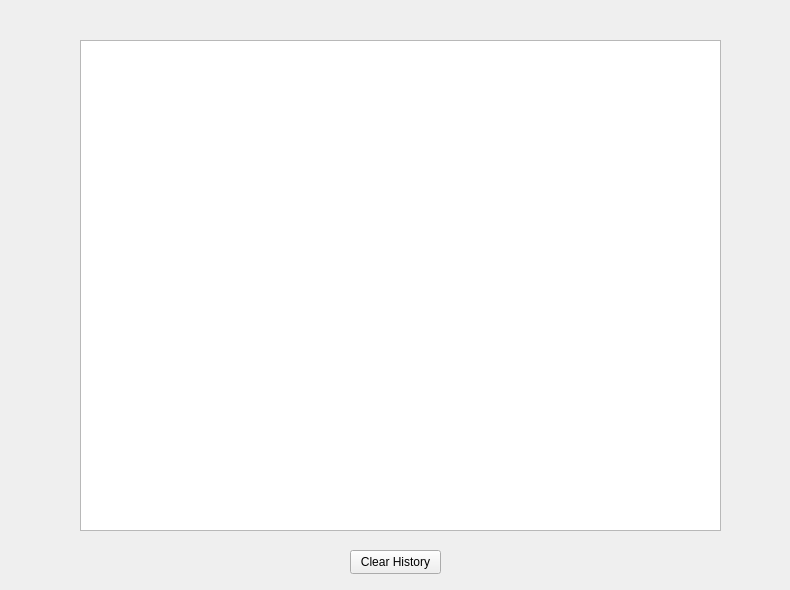
<?xml version="1.0" encoding="UTF-8"?>
<ui version="4.0">
 <class>CalibrateHistoryWidget</class>
 <widget class="QWidget" name="CalibrateHistoryWidget">
  <property name="geometry">
   <rect>
    <x>0</x>
    <y>0</y>
    <width>790</width>
    <height>590</height>
   </rect>
  </property>
  <property name="windowTitle">
   <string>Form</string>
  </property>
  <property name="styleSheet">
   <string notr="true"/>
  </property>
  <widget class="QTableWidget" name="history_table_widget">
   <property name="geometry">
    <rect>
     <x>80</x>
     <y>40</y>
     <width>641</width>
     <height>491</height>
    </rect>
   </property>
   <property name="styleSheet">
    <string notr="true"/>
   </property>
  </widget>
  <widget class="QPushButton" name="clear_history_btn">
   <property name="geometry">
    <rect>
     <x>350</x>
     <y>550</y>
     <width>91</width>
     <height>24</height>
    </rect>
   </property>
   <property name="text">
    <string>Clear History</string>
   </property>
  </widget>
 </widget>
 <resources/>
 <connections/>
</ui>
